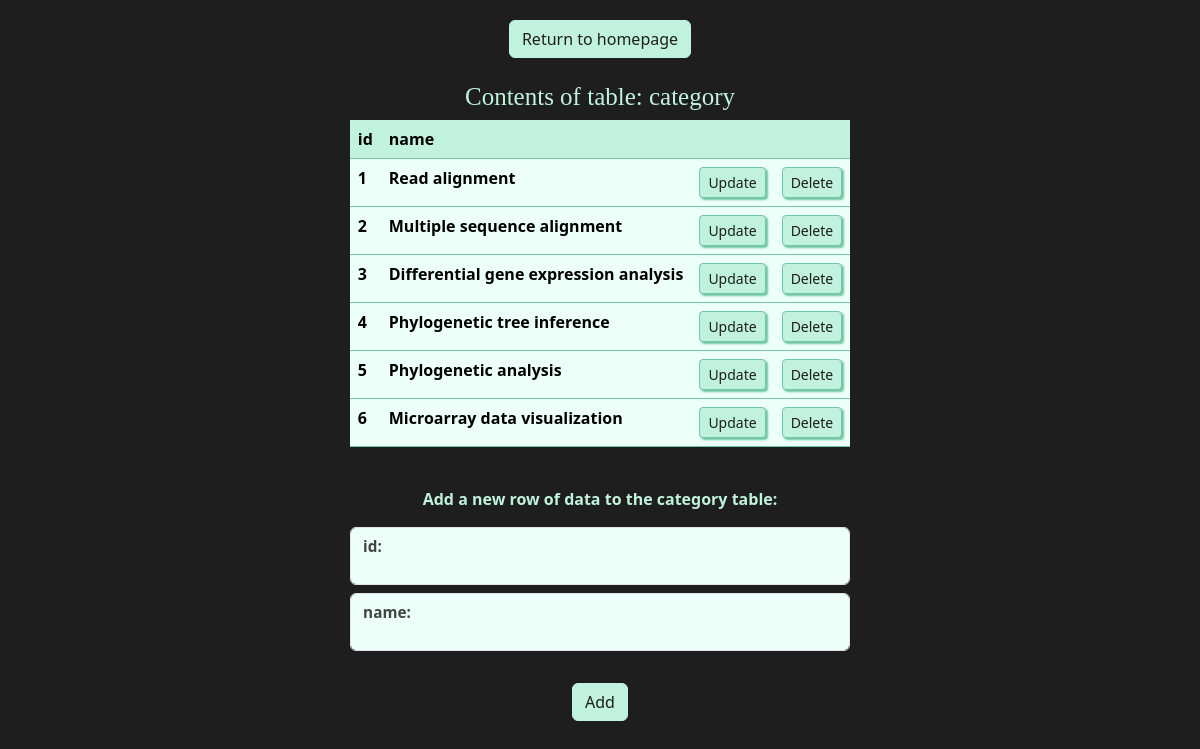
The app's page /site/show-table.php?table=category with its own data.
### tables this page shows
CREATE TABLE category (
    id INT PRIMARY KEY AUTO_INCREMENT,
    name VARCHAR(100) NOT NULL
);

### site/show-table.php (the view, shortened to what this page needs)
<link href="https://cdn.jsdelivr.net/npm/bootstrap@5.3.3/dist/css/bootstrap.min.css" rel="stylesheet">
<link rel="stylesheet" href="styles.css">
<?php
include './db.php';
$table_name = $_GET['table'];
if ($table_name == "publication") { $id = "DOI"; }
else { $id = "id"; }
if ($table_name == "publication") {
    $sql = "SELECT * FROM `$table_name` ORDER BY tool_id";
}
else {
    $sql = "SELECT * FROM `$table_name` ORDER BY $id";
}
$result = $conn->query($sql);
echo "<body class=bg><b>";
echo "<a href='/'; class='btn btn-list'>Return to homepage</a><br/>";
if ($result->num_rows > 0) {
    echo "<br>";
    echo "<h1 class=header>Contents of table: $table_name</h1>";
    echo "<div class='d-flex justify-content-center'>";
    echo "<table class='table table-hover table-condensed'><thead>";
    $fields = $result->fetch_fields();
    echo "<tr>";
    foreach ($fields as $field) {
        echo "<th class=tableheader>" . htmlspecialchars($field->name ?? '') . "</th>";
    }
    echo "<th class=tableheader><th class=tableheader></tr></thead>";
    while($row = $result->fetch_assoc()) {
        echo "<tbody><tr>";
        if (isset($_GET['id']) && $row[$id] == $_GET['id']) {
            echo "<form class='form-inline m-2' action='update.php?table=" . $table_name . "&id=" . $row[$id] . "' method='POST'>";
            $i = 0;
            foreach ($row as $value) {
                $colname = mysqli_fetch_field_direct($result, $i)->name;
                echo '<td><b><input type="text" class="form-control" name="' . $colname . '"' . htmlspecialchars($value ?? '') . '</b></td>';
                $i = $i + 1;
            }
            echo '<td><button type="submit" class="btn btn-update">Save</button></td><td>';
            echo '</form>';
        }
        else {
            foreach ($row as $value) {
                echo "<td><b>" . htmlspecialchars($value ?? '') . "</b></td>";
            }
        echo '<td style="width:0.1%"><a class="btn btn-sm btn-update" href="show-table.php?table='. $table_name . '&id=' . $row[$id] . '" role="button">Update</a></td>';
        echo '<td style="width:0.1%"><a class="btn btn-sm btn-delete" href="delete.php?table='. $table_name . '&id=' . $row[$id] . '" role="button">Delete</a></td>';
        }
    }
    echo "</tr></tbody></table>";
    echo '<br><p class=maintext>Add a new row of data to the ' . $table_name . ' table:</p>';
    echo '<form action="create.php?table='. $table_name . '" method="POST";>';
    foreach ($fields as $field) {
        echo '<div class="form-floating mb-2" style="font-size:18px">';
        echo '<input type="text" class="form-control mb-2 formbg" id="' . $field->name . '" name="' . $field->name . '">';
        echo '<label class=formlabel for="' . $field->name . '">' . htmlspecialchars($field->name) . ": </label></div>";
    }
    echo '<br style="font-size:10px">';
    echo '<button type="submit" class="btn btn-list">Add</button>';
    echo '</form></b></body>';
} else { echo "No records found in table: $table_name"; }
?>

### site/styles.css (style rules this page uses)
.bg { background:#1e1e1e; padding:20px; text-align: center; }
.header { color: rgb(192, 242, 223); font-family: Candara; font-style: bold; font-size:25; text-align: center; }
.maintext { color: rgb(192, 242, 223); }
.tableheader { background-color: rgb(192, 242, 223) !important; border-color: rgb(112, 198, 165); }
.table { border-radius: 10px; }
table.table { width: auto; }
.table tbody td { background-color: rgb(236, 255, 248); border-color: rgb(112, 198, 165); }
.btn-list { background-color: rgb(192, 242, 223); font-style: bold; color: #1e1e1e; border-color: rgb(192, 242, 223); }
.btn-update { background-color: rgb(192, 242, 223); font-style: bold; color: #1e1e1e; border-color: rgb(112, 198, 165); box-shadow: 2px 2px 2px rgb(112, 198, 165); }
.btn-delete { background-color: rgb(192, 242, 223); font-style: bold; color: #1e1e1e; border-color: rgb(112, 198, 165); box-shadow: 2px 2px 2px rgb(112, 198, 165); }
.formlabel { color:#404443 !important; }
.form-floating > label::after { background-color: transparent !important; }
.formbg { background-color:rgb(236, 255, 248); }

### records on screen
category: id "1", name "Read alignment"
category: id "2", name "Multiple sequence alignment"
category: id "3", name "Differential gene expression analysis"
category: id "4", name "Phylogenetic tree inference"
category: id "5", name "Phylogenetic analysis"
category: id "6", name "Microarray data visualization"

### other values on screen
$table_name "category"
$field->name "id"
$field->name "name"
